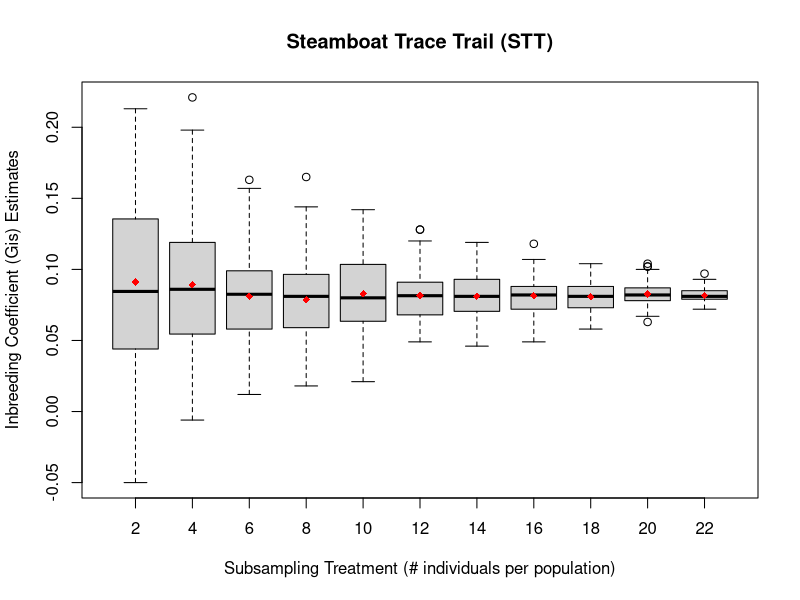

Here is the R script that generated this plot:
#####Example code for generating a boxplot, exactly as it should be entered into 'R'

setwd("/Users/jermaine/ISU_Projects/Webbhelix_Project/subproject--MinSampSize_for_Pop_Genomics/06_MinSampSize_Boxplots_InNOut_Files/Gis_Estimates")
SNP<-read.csv('STT_Gis_SubSamp_Estimates_Boxplot_input.csv')
head(SNP)
boxplot(SNP$STT.Gis.estimates~SNP$Subsampling.group, xlab='Subsampling Treatment (# individuals per population)', ylab='Inbreeding Coefficient (Gis) Estimates', main='Steamboat Trace Trail (STT)')
means <- tapply(SNP$STT.Gis.estimates,SNP$Subsampling.group,mean)
points(means,col="red",pch=18)
#points(means,pch=3)

############################################################################################

#boxplot(SNP$SNP.error.rate~SNP$Parameter, xlab='Stacks parameter', ylab='SNP error rate', main='SNP')

#means <- tapply(SNP$SNP.error.rate,SNP$Parameter,mean)
#points(means,col="red",pch=18)
